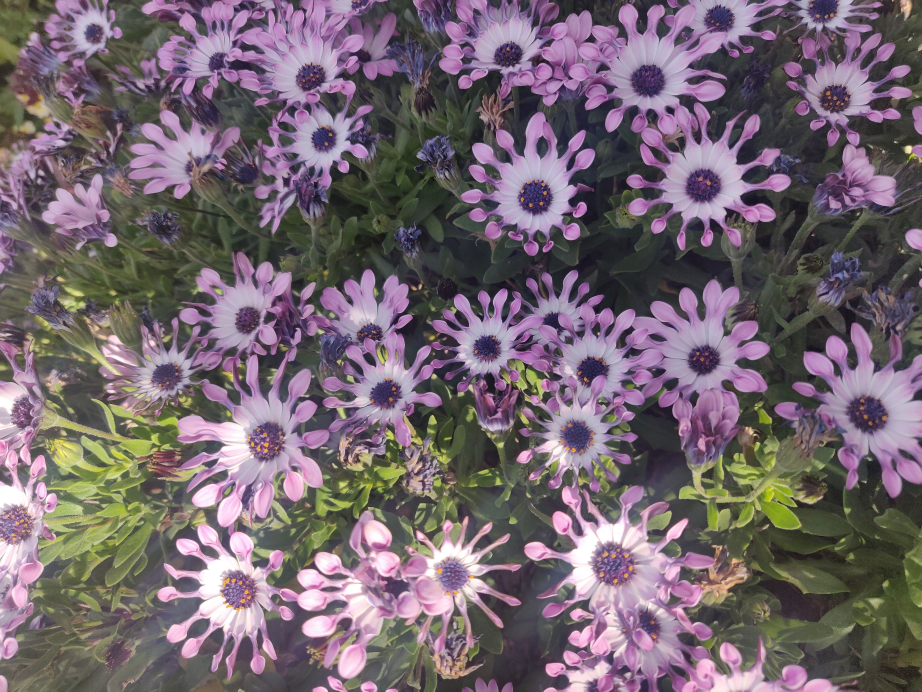
#> input picture src/flowers/photos/African daisy.jpg, 4608 x 3456 px, found by its file name (shown at 1/5 size); its folder holds 4 pictures in this run
$ python flowerPhotoResizer.py
#> lines starting #> are read from the running program, lines starting #| are printed output that depends on the picture; pictures that were not available may be replaced by others from this repository, and a replacement may not be noted
from PIL import Image
import os

filename = "x"

# load each flower photo from the flower photos folder
directory = "src/flowers/photos"

# figure out which small photos we already have
smallPhotoDirectory = "src/flowers/photos/small"
smallPhotos = os.listdir(smallPhotoDirectory)

for filename in os.listdir(directory):
    if filename[-4:] == ".jpg" and filename[:-4] + "_small.jpg" not in smallPhotos:
        # figure out if width is greater than height
        img = Image.open(directory + "/" + filename)
#> img is the input picture: PIL image 4608x3456 RGB; mean R, G, B 116.5, 102.7, 111.3
        w = img.size[0]
#> w = 4608
        h = img.size[1]
#> h = 3456

        if w > h:
            left = (w-h)/2
#> left = 576
            top = 0
            right = (w+h)/2
#> right = 4032
            bottom = h
#> bottom = 3456
        else:
            left = 0
            top = (h-w)/2
            right = w
            bottom = (h+w)/2

        # crop image to be square
        img = img.crop((left, top, right, bottom))
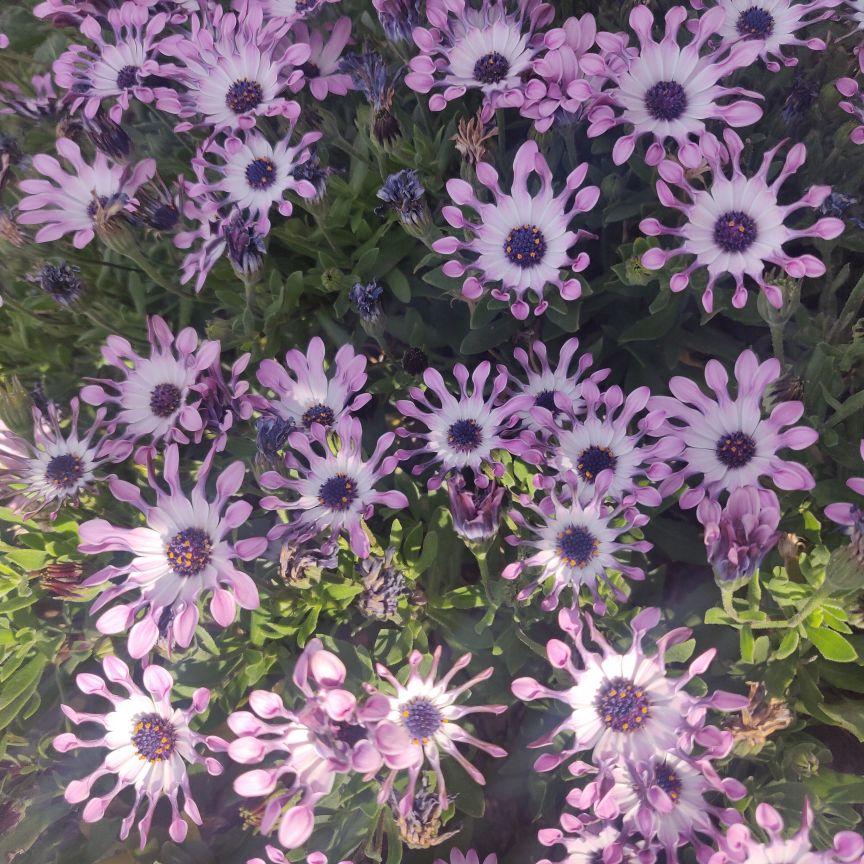
#> img: PIL image 3456x3456 RGB (shown at 1/4 size); mean R, G, B 117.9, 103.1, 114.6

        # resize image to be 144 x 144 px
        img = img.resize((144, 144), Image.Resampling.LANCZOS)
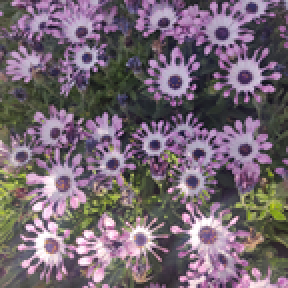
#> img: PIL image 144x144 RGB (shown 2 times larger); mean R, G, B 117.9, 103.1, 114.5

        # rotate image
        img = img.rotate(-90)
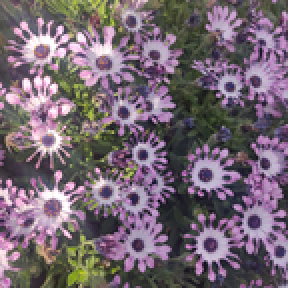
#> img: PIL image 144x144 RGB (shown 2 times larger); mean R, G, B 117.9, 103.1, 114.5

        # save new image
        img.save(directory + "/small/" + filename[:-4] + "_small.jpg")
#> pass 2 of the loop `for filename in os.listdir(directory):`:
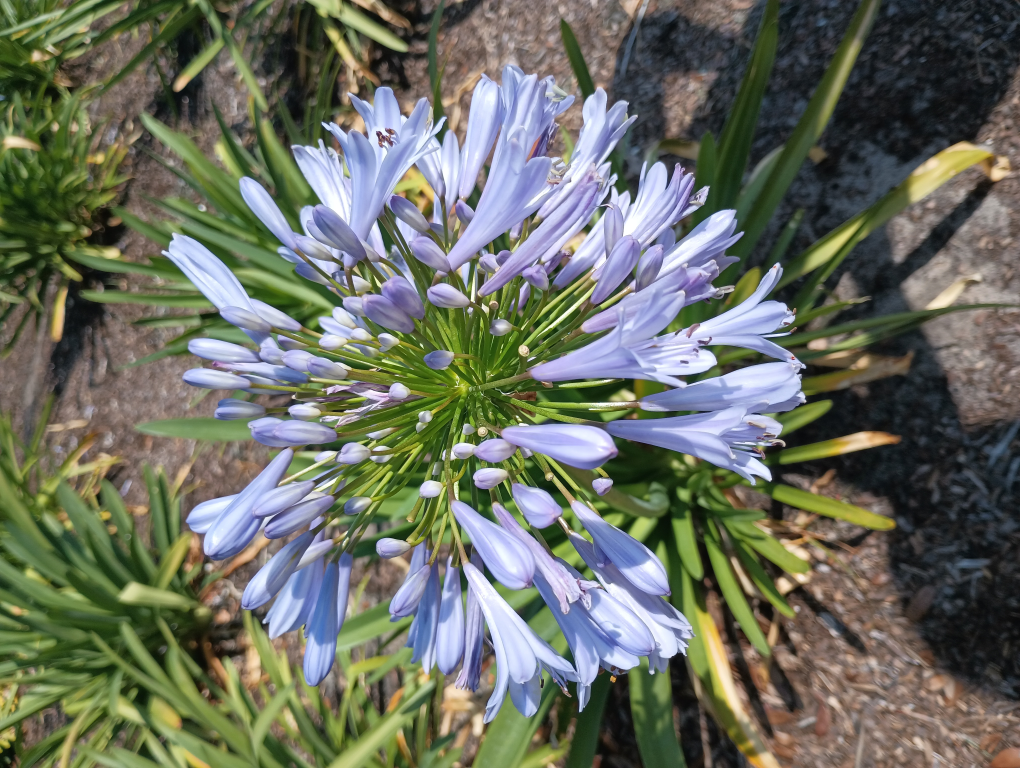
#> input picture src/flowers/photos/African lily.jpg, 4080 x 3072 px, found by its file name (shown at 1/4 size)
#> img is the input picture: PIL image 4080x3072 RGB; mean R, G, B 106.9, 111.2, 98.3
#> `img = img.resize((144, 144), Image.Resampling.LANCZOS)`:
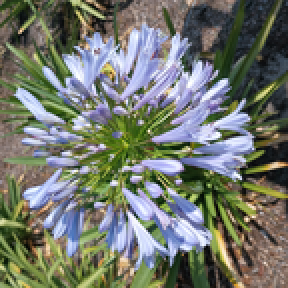
#> img: PIL image 144x144 RGB (shown 2 times larger); mean R, G, B 114.4, 119.4, 108.9
#> `img = img.rotate(-90)`:
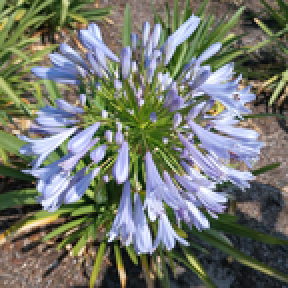
#> img: PIL image 144x144 RGB (shown 2 times larger); mean R, G, B 114.4, 119.4, 108.9
#> pass 3 of the loop `for filename in os.listdir(directory):`:
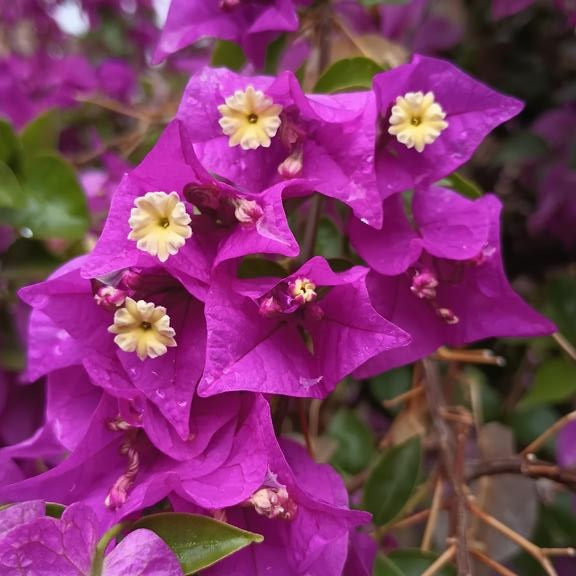
#> input picture src/flowers/photos/Alexandra bougainvillea.jpg, 576 x 576 px, found by its file name
#> img is the input picture: PIL image 576x576 RGB; mean R, G, B 127.9, 55.8, 104.1
#> `img = img.resize((144, 144), Image.Resampling.LANCZOS)`:
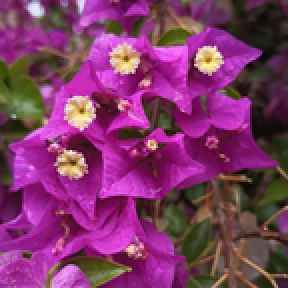
#> img: PIL image 144x144 RGB (shown 2 times larger); mean R, G, B 127.9, 55.8, 104.1
#> `img = img.rotate(-90)`:
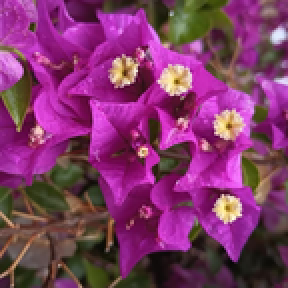
#> img: PIL image 144x144 RGB (shown 2 times larger); mean R, G, B 127.9, 55.8, 104.1
#> the loop made 4 passes; the first 3 are shown
